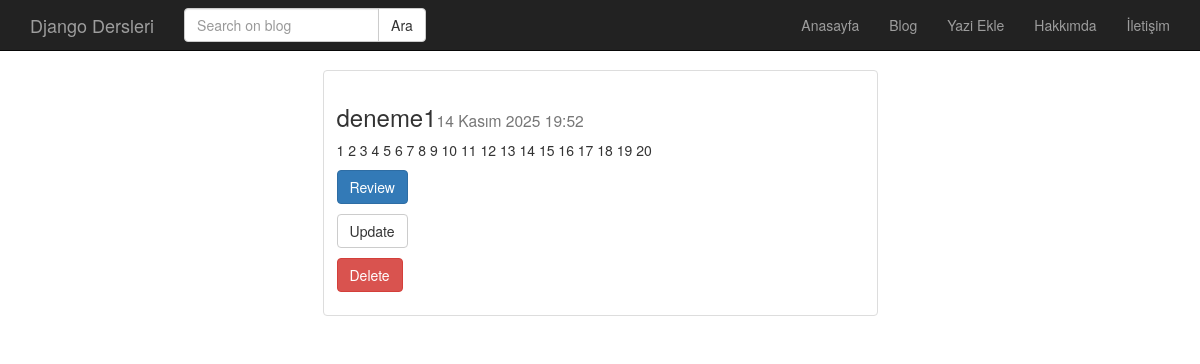
Screenshot of /post/11/ with the database file from the repository.
### post/models.py (models this page shows, shortened)
class Post(models.Model):
    baslik = models.CharField(max_length=120, verbose_name='Title')
    metin = models.TextField(verbose_name='Content')
    yayimlanma_tarihi = models.DateTimeField(verbose_name='Published Date', auto_now_add=True)
    def get_absolute_url(self):
        return reverse('post:detail', kwargs={"id" : self.id})
    def get_update_url(self):
        return reverse('post:update', kwargs={"id" : self.id})
    def get_delete_url(self):
        return reverse('post:delete', kwargs={"id" : self.id})

### post/views.py (the view)
# urls.py: path('<int:id>/', post_detail, name='detail'),
def post_detail(request, id):
    post = get_object_or_404(Post, id=id)
    context = {
        'post' : post
    }
    return render(request, 'post/detail.html', context)

### templates/post/detail.html
{% extends 'base.html' %}
{% block body %}
        <div class="container">
        <div class="row" >
            <div class="col-md-6 col-md-offset-3" >
                <div class="thumbnail">
                    <div class="caption">
                        <h3>{{post.baslik}}<small>{{post.yayimlanma_tarihi}}</small></h3>
                        <p>{{post.metin | linebreaks}}</p>
                        <p><a href="{{ post.get_absolute_url }}" class="btn btn-primary">Review</a></p>
                        <p><a href="{{ post.get_update_url }}" class="btn btn-default">Update</a></p>
                        <p><a href="{{ post.get_delete_url }}" class="btn btn-danger">Delete</a></p>
                    </div>
                </div>
            </div>
            </div>
        </div>
{% endblock %}

### static/css/style.css (style rules this page uses)
body { padding-top: 70px; }

### rows the page displays
Post: baslik "deneme1", yayimlanma_tarihi "14 Kasım 2025 19:52", metin "1 2 3 4 5 6 7 8 9 10 11 12 13 14 15 16 17 18 19 20"
